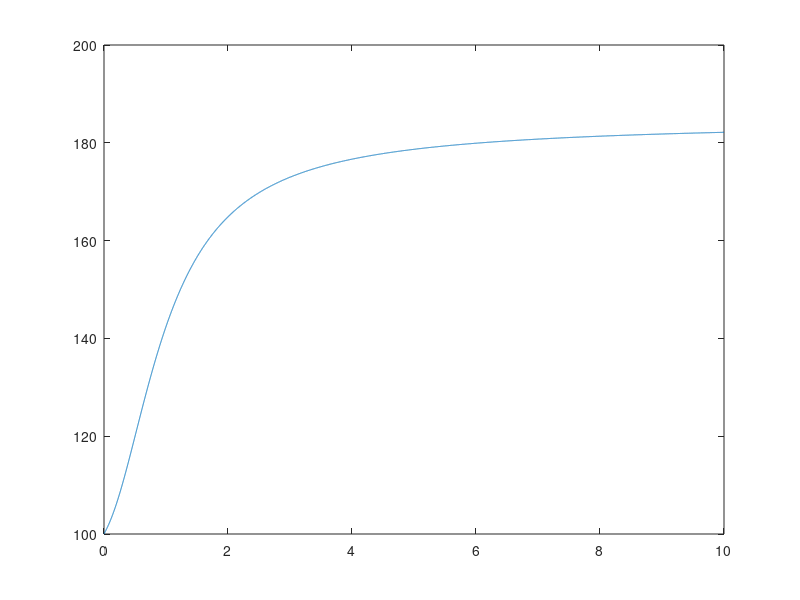

Here is the MATLAB script that generated this plot:
% Consider a differential equation with activation and represison

% Housekeeping
clc;
clear;
close all;

% Diff simulation
interval = 0:0.001:10;

w1 = rand*100;
w2 = rand*100;
w3 = rand*100;
w4 = rand*100;
repression1 = @(x) 1./(1+x.^1);
activation1 = @(x) x.^1./(1+x.^1);
repression2 = @(x) 1./(1+x.^2);
activation2 = @(x) x.^2./(1+x.^2);
dxdt = w1.*repression1(interval) + w2.*activation1(interval) + w3.*repression2(interval) ...,
    +  w4.*activation2(interval);

figure(1);
plot(interval, dxdt);